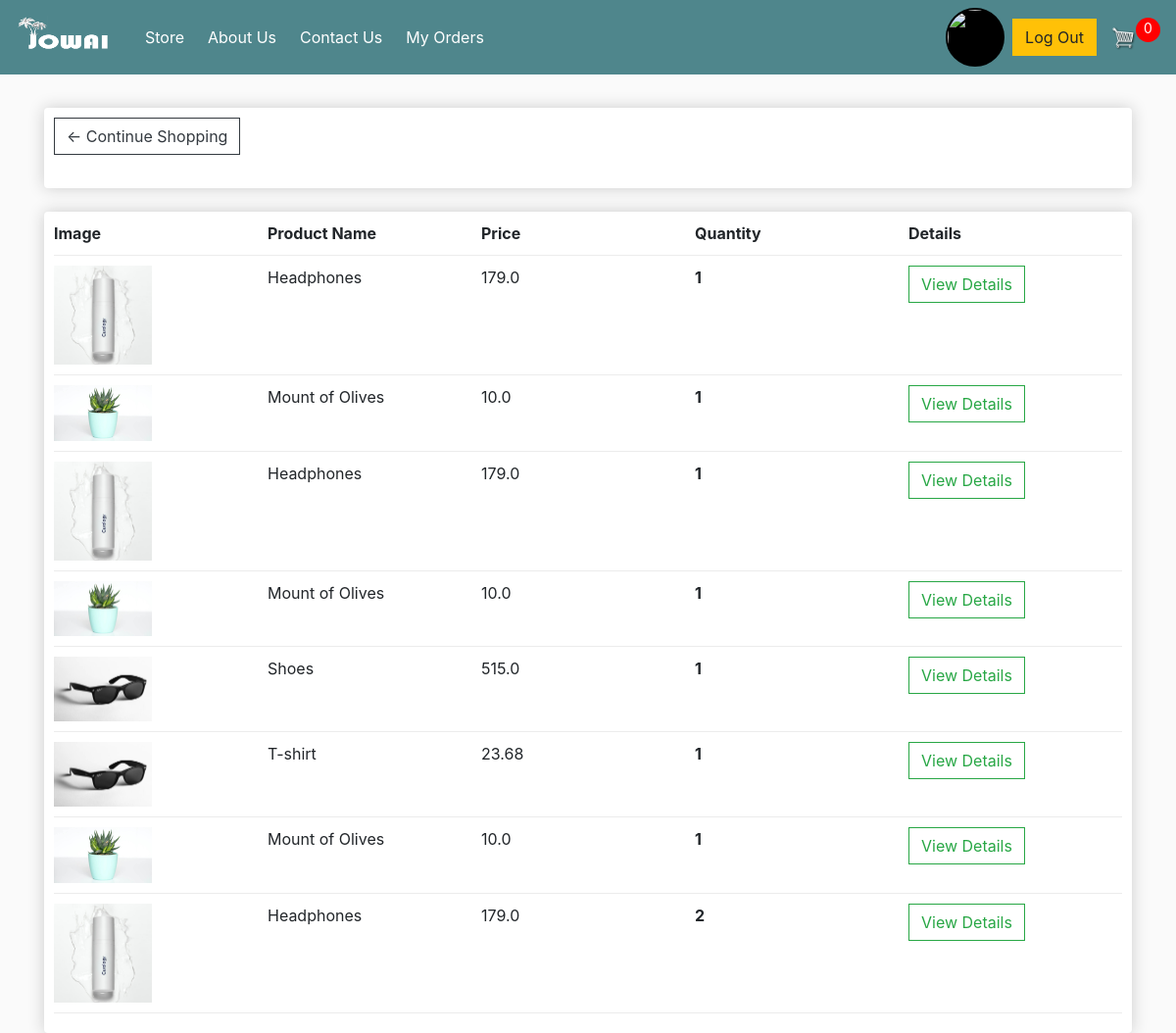
Page /my_orders/ (signed in) on the committed database.
### store/models.py (models this page shows, shortened)
class MyOrder(models.Model):
    customer=models.CharField(max_length=200, null=False, default='None')
    customer_name=models.CharField(max_length=200, null=False, default='None')
    customer_email=models.CharField(max_length=200, null=False, default='None')
    name=models.CharField(max_length=200, null=False)
    price=models.FloatField()
    image=models.ImageField(null=True, blank=True)
    quantity=models.IntegerField(default=0, null=True, blank=True)
    product_id=models.IntegerField(default=0)
    order_id=models.IntegerField(null=True, blank=True, default=0)
    shipping_address=models.CharField(max_length=100, null=True)

### store/views.py (the view)
# urls.py: path('my_orders/', views.myOrders, name="my_orders"),
def myOrders(request):
     if request.user.is_authenticated:
          log_status=True
          customer = request.user.customer
          order,created = Order.objects.get_or_create(customer=customer, complete=False)
          cartItems = order.get_cart_items
          myOrders=MyOrder.objects.filter(customer=request.user)
     else:
        cartItems = []
        order={'get_cart_items':0, 'get_cart_total':0}
        myOrders=[]
        log_status=False
     context={'myOrders': myOrders, 'cartItems':cartItems, 'log_status': log_status}
     return render(request, 'store/myOrders.html',context)

### store/models.py (called while the page is built)
    @property
    def get_cart_items(self):
        orderitems=self.order_item_set.all()
        total=sum([item.quantity for item in orderitems])
        return total

### store/templates/store/myOrders.html
{% extends 'store/main.html' %}
{% load static %}
{% block content %}
<div class="row">
    <div class="col-lg-12">
        <div class="box-element">
            <a  class="btn btn-outline-dark" href="{% url 'store' %}">&#x2190; Continue Shopping</a>
            <br>
            <br>
        </div>
        <br>
        <div class="box-element">
            <div class="cart-row">
                <div style="flex:2"><strong>Image</strong></div>
                <div style="flex:2"><strong>Product Name</strong></div>
                <div style="flex:2"><strong>Price</strong></div>
                <div style="flex:2"><strong>Quantity</strong></div>
                <div style="flex:2"><strong>Details</strong></div>
            </div>
            {% for item in myOrders %}
            <div class="cart-row">
                <a style="flex:2" href="/view_product/{{item.product_id}}"><div><img class="row-image" src="{{item.image}}"></div></a>
                <div style="flex:2"><p>{{item.name}}</p></div>
                <div style="flex:2"><p>{{item.price}}</p></div>
                <div style="flex:2"><p class="quantity">{{item.quantity}}</p> </div>
                <div style="flex:2"><a class="btn btn-outline-success" href="/order_details/{{item.id}}">View Details</a></div>
            </div>
            {% endfor %}
        </div>
    </div>
</div>
{% endblock %}

### store/static/css/main.css (style rules this page uses)
body { background-color: hsl(0, 0%, 98%); }
.box-element { box-shadow: hsl(0, 0%, 80%) 0 0 16px; background-color: #fff; border-radius: 4px; padding: 10px; }
.col-lg-4, .col-lg-6, .col-lg-8, .col-lg-12 { margin-top: 10px; }
.btn { border-radius: 0; }
.row-image { width: 100px; }
.cart-row { display: flex; align-items: flex-stretch; padding-bottom: 10px; margin-bottom: 10px; border-bottom: 1px solid #ececec; }
.quantity { display: inline-block; font-weight: 700; padding-right: 10px; }

### rows in the picture
MyOrder: image (picture), name "Headphones", price "179.0", quantity "1"
MyOrder: image (picture), name "Mount of Olives", price "10.0", quantity "1"
MyOrder: image (picture), name "Headphones", price "179.0", quantity "1"
MyOrder: image (picture), name "Mount of Olives", price "10.0", quantity "1"
MyOrder: image (picture), name "Shoes", price "515.0", quantity "1"
MyOrder: image (picture), name "T-shirt", price "23.68", quantity "1"
MyOrder: image (picture), name "Mount of Olives", price "10.0", quantity "1"
MyOrder: image (picture), name "Headphones", price "179.0", quantity "2"

### other values in the picture
{{ cartItems }} "0"
